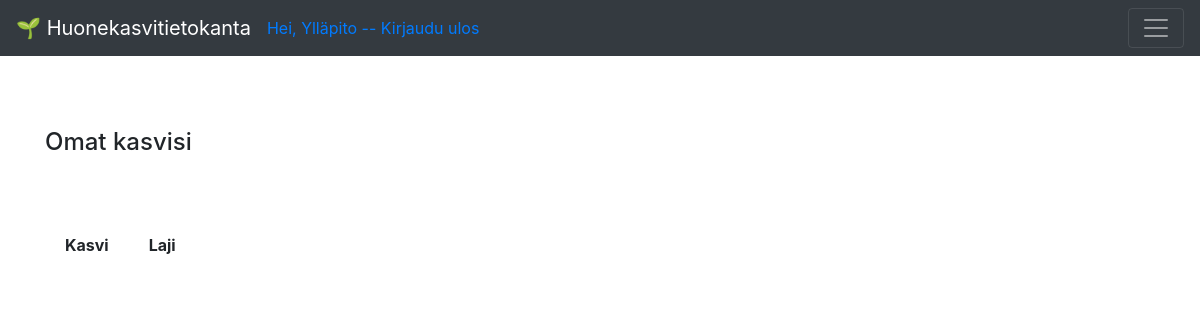
Page /plants (signed in) on the earlier database version.
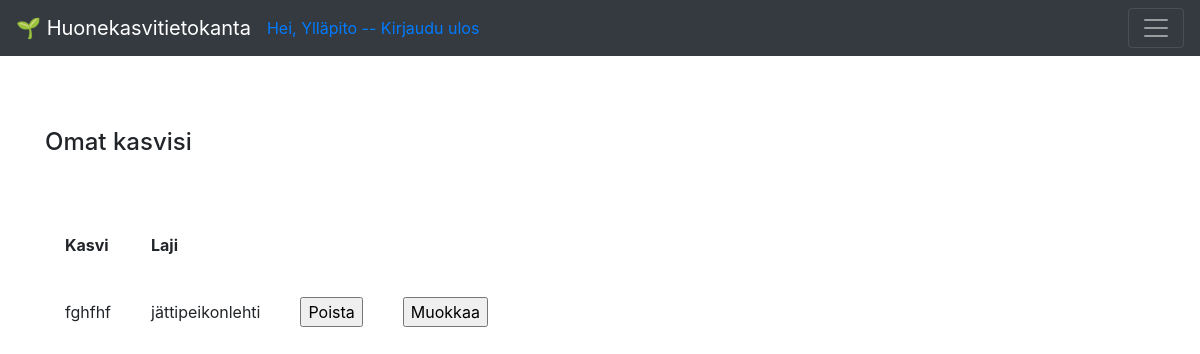
Same page on the later database version.
### application/auth/models.py (models this page shows, shortened)
class User(db.Model):
    __tablename__ = "account"
    id = db.Column(db.Integer, primary_key=True)
    date_created = db.Column(db.DateTime, default=db.func.current_timestamp())
    name = db.Column(db.String(144), nullable=False)
    username = db.Column(db.String(144), nullable=False, unique=True)
    password = db.Column(db.String(144), nullable=False)
    plants = db.relationship("Plant", backref='account', lazy=True)

### application/plants/models.py (models this page shows, shortened)
class Plant(Base):
    species_id = db.Column(db.Integer, db.ForeignKey('species.id'),
        nullable=True)
    account_id = db.Column(db.Integer, db.ForeignKey('account.id'),
                           nullable=False)
    species_name = db.Column(db.String(144), nullable=True)

### application/plants/views.py (the view)
@app.route("/plants", methods=["GET"])
@login_required(role="ANY")
def plants_index():
    return render_template("plants/list.html", plants = Plant.query.filter_by(account_id=current_user.id))

### application/__init__.py (called while the page is built)
def login_required(role = "ANY"):
    def wrapper(fn):
        @wraps(fn)
        def decorated_view(*args, **kwargs):
            if not current_user:
                return login_manager.unauthorized()
            if not current_user.is_authenticated:
                return login_manager.unauthorized()
            unauthorized = False
            if not role == "ANY":
                unauthorized = True
                for user_role in current_user.userrole():
                    if user_role == role:
                        unauthorized = False
                        break
            if unauthorized:
                return login_manager.unauthorized()
            return fn(*args, **kwargs)
        return decorated_view
    return wrapper

@login_manager.user_loader
def load_user(user_id):
    return User.query.get(user_id)

### application/templates/plants/list.html
{% extends "layout.html" %}
{% block body %}
<h4>Omat kasvisi</h4>
<br>
<br>
  <table cellpadding="20">
    <tr>
      <th>Kasvi</th>
      <th>Laji<th>
    </tr>
    {% for plant in plants %}
    <tr>
      <td>{{ plant.name }}</td>
      <td>{{ plant.species_name }}</td>
            <td>
                <form method="POST" action="{{ url_for('plants_delete', plant_id=plant.id) }}">
                  <input type="submit" value="Poista"/>
                </form>
                    </td>
                    <td>
                        <form method="POST" action="{{ url_for('plants_edit', plant_id=plant.id) }}">
                          <input type="submit" value="Muokkaa"/>
                        </form>
                            </td>
    </tr>
    {% endfor %}
  </table>
{% endblock %}

### application/templates/layout.html (shortened to what this page needs)
<!DOCTYPE html>
<html>
  <head>
    <link rel="stylesheet"
          href= "https://stackpath.bootstrapcdn.com/bootstrap/4.3.1/css/bootstrap.min.css">
  </head>
  <body>
<nav class="navbar navbar-dark bg-dark">
    <a class="navbar-brand" href="#">&#127793; Huonekasvitietokanta</a>
    {% if current_user.is_authenticated %}
        <a href="{{ url_for('auth_logout') }}">Hei, {{ current_user.name }} -- Kirjaudu ulos</a>
        {% else %}
        </li><a class= "nav-link" href="{{ url_for('auth_login') }}">Kirjaudu sisään</a>
        <a class="nav-link" href="{{ url_for('auth_new') }}">Luo tunnus</a>
        {% endif %}
    <button class="navbar-toggler ml-auto"
                type="button"
                data-toggle="collapse"
                data-target="#navbarSupportedContent1">
            <span class="navbar-toggler-icon my-toggler">
          </span>
        </button>
  </nav>
<main role="main" class="container">
    <br>
    <br>
    <br>
    {% block body %}{% endblock %}
  </body>
</html>

Differences in the rows shown:
added Plant: name "fghfhf", species_name "jättipeikonlehti"
